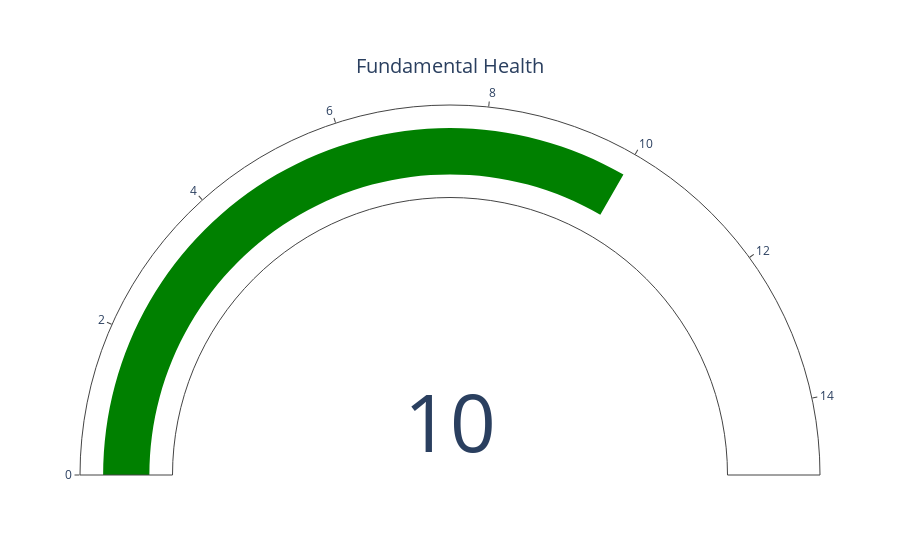

Notebook code for this chart:
### Code cell
import plotly.graph_objects as go

fig = go.Figure(go.Indicator(
    mode = "gauge+number",
    value = 10,
    title = {'text': "Fundamental Health"},
    domain = {'x': [0, 1], 'y': [0, 1]}
))

fig.show()

### Figure 1 — Plotly figure (JSON) as saved in the notebook; plotly's stock layout.template omitted (floating-point values rounded to 4 significant figures)
{"data": [{"domain": {"x": [0, 1], "y": [0, 1]}, "mode": "gauge+number", "title": {"text": "Fundamental Health"}, "value": 10, "type": "indicator"}], "layout": {}}
